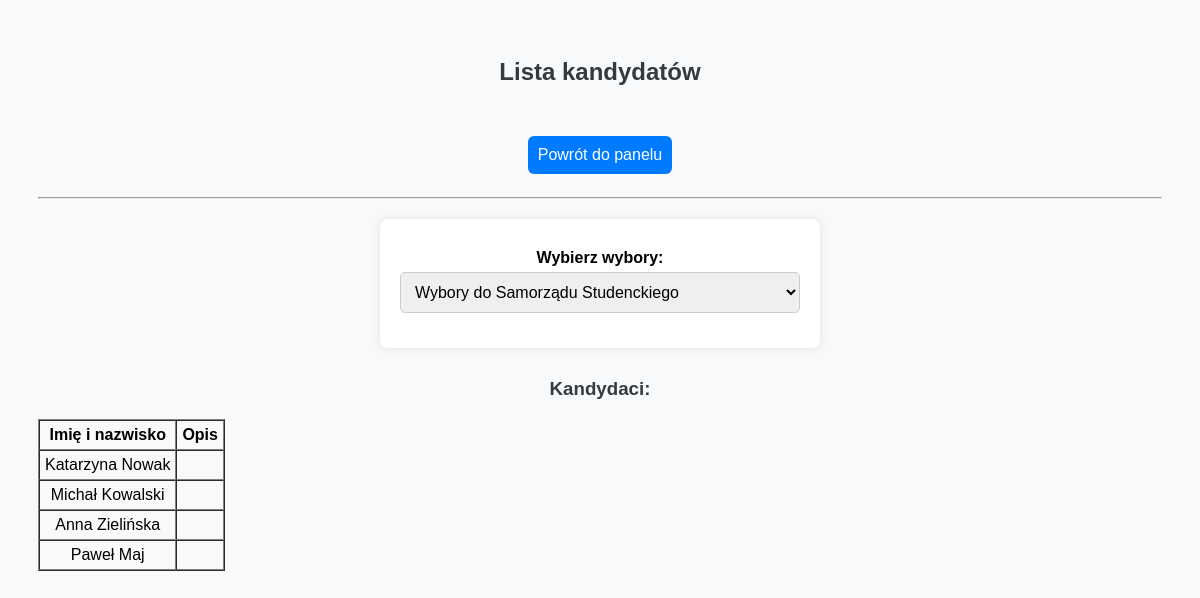
The app's page /candidates_panel.php?election_id=2 (signed in) with its own data.
### tables this page shows
CREATE TABLE `candidates` (
  `id` int(11) NOT NULL,
  `election_id` int(11) DEFAULT NULL,
  `name` varchar(100) DEFAULT NULL,
  `description` text DEFAULT NULL,
  `votes` int(11) DEFAULT 0
);

### candidates_panel.php (the view, shortened to what this page needs)
<?php
include 'db.php';
$elections = $conn->query("SELECT * FROM elections");
$selected_election_id = $_GET['election_id'] ?? null;
$candidates = [];
    if ($selected_election_id) {
        $stmt = $conn->prepare("SELECT * FROM candidates WHERE election_id = ?");
        $stmt->bind_param("i", $selected_election_id);
        $stmt->execute();
        $candidates = $stmt->get_result();
    }
?>
<!DOCTYPE html>
<html>
    <head>
        <link rel="stylesheet" href="css/style.css">
    </head>
    <body>
<h2>Lista kandydatów</h2>
<a href="dashboard.php"><button>Powrót do panelu</button></a>
<hr>
    <form method="GET" action="candidates_panel.php">
        <label for="election_id">Wybierz wybory:</label>
        <select name="election_id" id="election_id" onchange="this.form.submit()">
            <?php while ($row = $elections->fetch_assoc()): ?>
                <option value="<?= $row['id'] ?>" <?= ($selected_election_id == $row['id']) ? 'selected' : '' ?>>
                    <?= htmlspecialchars($row['name']) ?>
                </option>
            <?php endwhile; ?>
        </select>
    </form>
<?php if ($selected_election_id && $candidates->num_rows > 0): ?>
    <h3>Kandydaci:</h3>
    <table border="1" cellpadding="5" cellspacing="0">
        <tr>
            <th>Imię i nazwisko</th>
            <th>Opis</th>
        </tr>
        <?php while ($candidate = $candidates->fetch_assoc()): ?>
            <tr>
                <td><?= htmlspecialchars($candidate['name']) ?></td>
                <td><?= htmlspecialchars($candidate['description']) ?></td>
            </tr>
        <?php endwhile; ?>
    </table>
<?php elseif ($selected_election_id): ?>
    <p>Brak kandydatów w wybranych wyborach.</p>
<?php endif; ?>
</body>
</html>

### css/style.css (style rules this page uses)
body { font-family: Arial, sans-serif; background-color: #f2f2f2; text-align: center; padding: 30px; }
h2 { margin-bottom: 20px; }
form { background-color: white; padding: 20px; margin: 20px auto; width: 100%; max-width: 400px; border-radius: 8px; box-shadow: 0 0 10px rgba(0, 0, 0, 0.1); }
input, select, button, textarea { display: block; width: 100%; margin-bottom: 15px; padding: 10px; font-size: 16px; border-radius: 4px; border: 1px solid #ccc; box-sizing: border-box; }
button { background-color: #007bff; color: white; border: none; cursor: pointer; }
a { display: inline-block; margin-top: 10px; color: #007bff; text-decoration: none; }
body { font-family: Arial, sans-serif; padding: 30px; background-color: #f8f9fa; }
h2, h3 { color: #343a40; }
form { margin-bottom: 30px; }
label { display: block; margin-top: 10px; font-weight: bold; }
input[type="text"], input[type="datetime-local"], textarea, select { width: 100%; padding: 10px; margin-top: 5px; border-radius: 5px; border: 1px solid #ccc; font-size: 16px; }
button { margin-top: 15px; padding: 10px 20px; background-color: #007BFF; border: none; color: white; font-size: 16px; border-radius: 5px; cursor: pointer; }
form { display: flex; flex-direction: column; }
label { margin-top: 10px; font-weight: bold; }
button { margin-top: 20px; padding: 10px; background-color: #007bff; border: none; color: white; border-radius: 6px; cursor: pointer; }
body { font-family: Arial, sans-serif; padding: 30px; }
h2 { margin-bottom: 20px; color: #343a40; }

### records on screen
candidates: name "Katarzyna Nowak"
candidates: name "Michał Kowalski"
candidates: name "Anna Zielińska"
candidates: name "Paweł Maj"

### other values on screen
form field election_id "Wybory do Samorządu Studenckiego"
